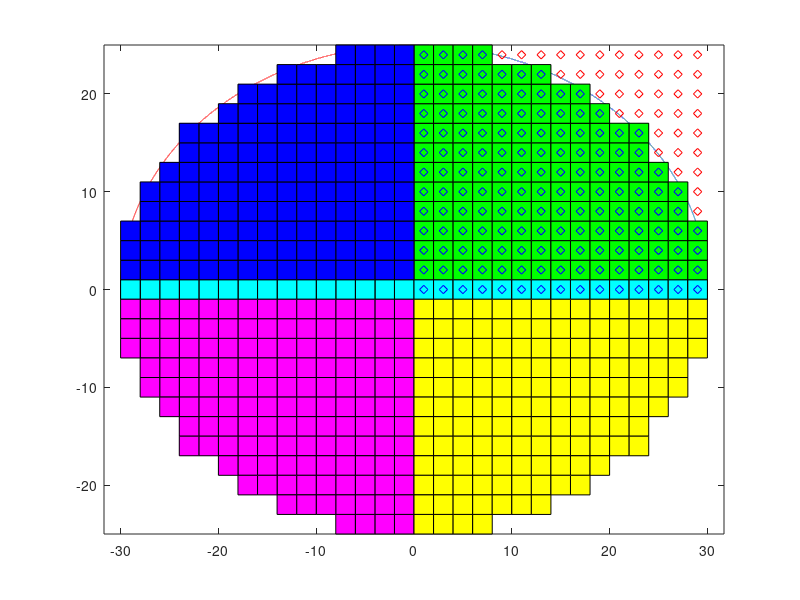

Write MATLAB code to recreate this figure.
clear
clc
close all

A = 30; %x axis width
B = 25; %y axis width
C = 10; %z axis width

x_offset = mod(A+1,2); %set the coordinate we start from
y_offset = mod(B+1,2);
z_offset = mod(C+1,2);

% the points are doubled to remove fractional sizes, we will map back later
% start in first octant


X = [0:0.001:A];
Y = sqrt((1-X.^2/A^2)*B^2);
plot(X,Y)
hold on
plot([-X],Y,'r')

%axis([-A-1,A+1,-1,B+1])
axis equal

hold on

%identify target points
inside = [];
outside = [];

for x = [x_offset:2:A-1]
	for y = [y_offset:2:B-1]
		determ = (B^2)*(x^2) + (A^2)*(y^2) - A^2*B^2;
		if determ > 0
			plot(x,y,'rd')
			hold on
			outside(end+1,:) = [x,y];
		else
			corn_x = [x-1,x-1,x+1,x+1,x-1];
			corn_y = [y+1,y-1,y-1,y+1,y+1];
			if x ~= 0 && y~= 0
				fill(corn_x,corn_y,'g')
				hold on
				fill(-corn_x,corn_y,'b')
				hold on
				fill(-corn_x,-corn_y,'m')
				hold on
				fill(corn_x,-corn_y,'y')
				hold on
			else
				fill(corn_x,corn_y,'c')
				hold on
				fill(-corn_x,corn_y,'c')
				hold on
				fill(-corn_x,-corn_y,'c')
				hold on
				fill(corn_x,-corn_y,'c')
				hold on
			end
			plot(x,y,'bd')
			hold on
			inside(end+1,:) = [x,y];
		end
	end
end

%plot(inside(1,:),inside(2,:),'bd')
%hold on
%plot(outside(1,:),outside(2,:),'rd')
